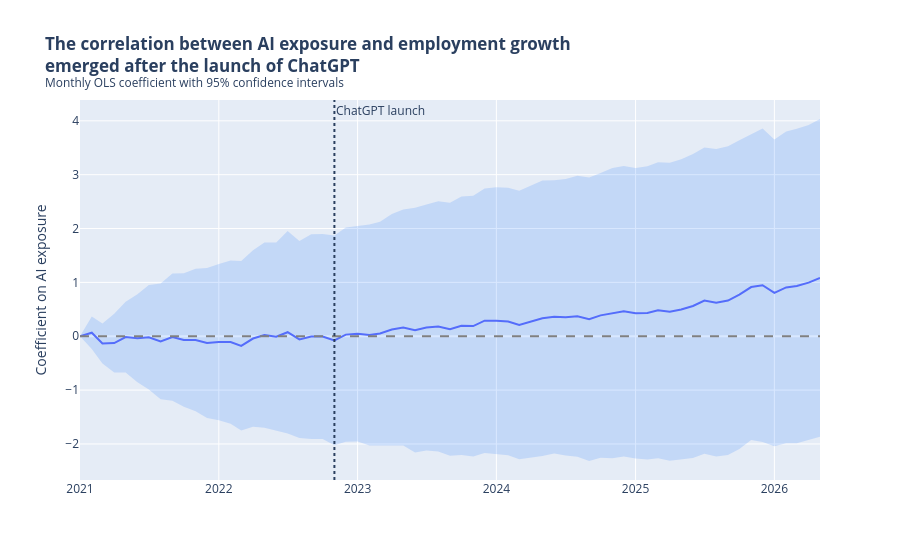

Notebook cell for this chart:
### Code cell
fig = px.line(
    coef_df,
    x="date",
    y="beta",
    labels={
        "date": "",
        "beta": "Coefficient on AI exposure",
        },
    title=(
        "<b>The correlation between AI exposure and employment growth" 
        "<br>emerged after the launch of ChatGPT</b>"
        "<br><sup>Monthly OLS coefficient with 95% confidence intervals</sup>"
    )
)

fig.add_scatter(
    x=coef_df["date"],
    y=coef_df["upper"],
    mode="lines",
    line=dict(width=0),
    showlegend=False
    )

fig.add_scatter(
    x=coef_df["date"],
    y=coef_df["lower"],
    mode="lines",
    fill="tonexty",
    fillcolor="rgba(0,100,255,0.15)",
    line=dict(width=0),
    name="95% CI"
    )

fig.add_hline(
    y=0,
    line_dash="dash",
    line_color="grey"
    )

fig.add_vline(
    x=T_0,
    line_dash="dot",
    annotation_text="ChatGPT launch"
)
fig.update_layout(showlegend=False)
fig.show()
